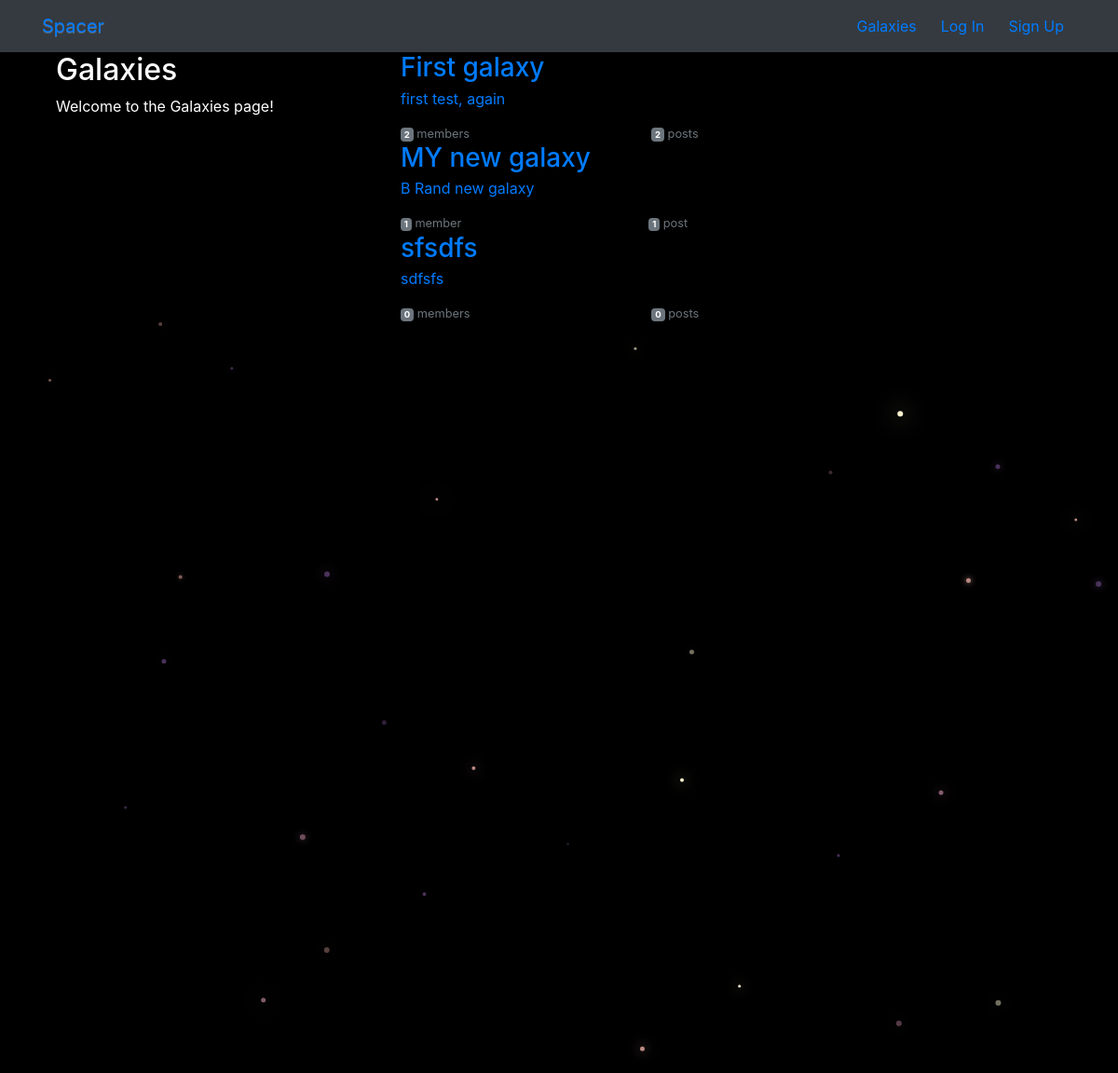
/galaxies/, run on the app's committed database.
### galaxies/models.py (models this page shows, shortened)
class Galaxy(models.Model):
    name = models.CharField(max_length=64, unique=True)
    slug = models.SlugField(allow_unicode=True, unique=True)
    description = models.TextField(blank=True, default='')
    description_html = models.TextField(editable=False, default='', blank=True)
    members = models.ManyToManyField(User, through="GalaxyMember")
    class Meta:
        ordering = ["name"]

### galaxies/views.py (the view)
# urls.py: path('', views.ListGalaxies.as_view(), name='all'),
class ListGalaxies(generic.ListView):
    model = Galaxy

### galaxies/templates/galaxies/galaxy_list.html (shortened to what this page needs)
{% extends "galaxies/galaxy_base.html" %}
{% block pregalaxy %}
<div class="col-md-4">
  <div class="content">
    <h2>Galaxies</h2>
    <p>Welcome to the Galaxies page!</p>
  </div>
</div>
{% endblock %}
{% block galaxy_content %}
<div class="col-md-8">
  <div class="list-galaxy">
    {% for galaxy in object_list %}
      <a href="{% url 'galaxies:single' slug=galaxy.slug %}" class="list-galaxy-item list-galaxy-item-action flex-column align-items-start">
        <h3 class="mb-1">{{galaxy.name}}</h3>
        <p class="mb-1">{{galaxy.description_html|safe}}</p>
        <div class="d-flex w-40 justify-content-between">
          <small class="text-muted"><span class="badge badge-secondary">
  					{{galaxy.members.count}}</span> member{{galaxy.members.count|pluralize}}</small>
  				<small class="text-muted"><span class="badge badge-secondary">
  					{{galaxy.posts.count}}</span> post{{galaxy.posts.count|pluralize}}</small>
        </div>
      </a>
    {% endfor %}
  </div>
</div>
{% endblock %}

### static/spacer/css/master.css (style rules this page uses)
body { margin: 0; overflow: hidden; background-color: black; color:white; }

### data on the page
Galaxy: name "First galaxy", description_html "first test, again", members.count "2", posts.count "2"
Galaxy: name "MY new galaxy", description_html "B Rand new galaxy", members.count "1", posts.count "1"
Galaxy: name "sfsdfs", description_html "sdfsfs", members.count "0", posts.count "0"
